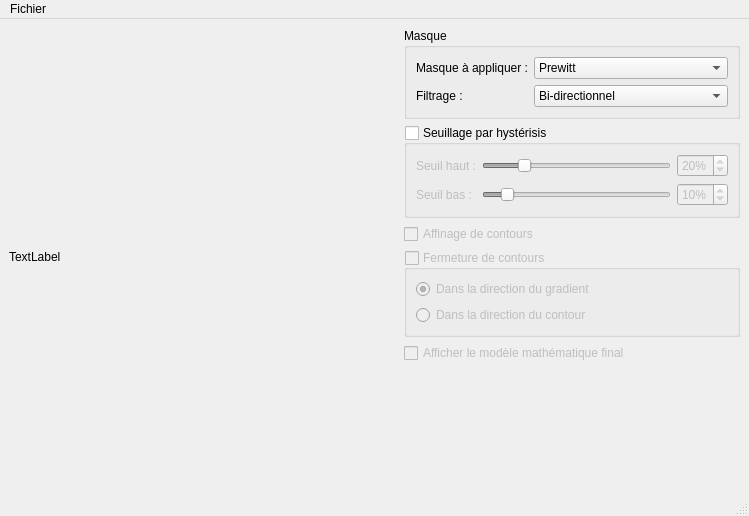
<?xml version="1.0" encoding="UTF-8"?>
<ui version="4.0">
 <class>InteractiveEdgeDetectionDialog</class>
 <widget class="QMainWindow" name="InteractiveEdgeDetectionDialog">
  <property name="geometry">
   <rect>
    <x>0</x>
    <y>0</y>
    <width>749</width>
    <height>516</height>
   </rect>
  </property>
  <property name="windowTitle">
   <string>MainWindow</string>
  </property>
  <widget class="QWidget" name="centralwidget">
   <layout class="QHBoxLayout" name="horizontalLayout">
    <item>
     <widget class="QLabel" name="pixmapLabel">
      <property name="text">
       <string>TextLabel</string>
      </property>
     </widget>
    </item>
    <item>
     <spacer name="horizontalSpacer">
      <property name="orientation">
       <enum>Qt::Horizontal</enum>
      </property>
      <property name="sizeHint" stdset="0">
       <size>
        <width>40</width>
        <height>20</height>
       </size>
      </property>
     </spacer>
    </item>
    <item>
     <layout class="QGridLayout" name="gridLayout_3">
      <property name="sizeConstraint">
       <enum>QLayout::SetMaximumSize</enum>
      </property>
      <item row="0" column="0">
       <widget class="QGroupBox" name="groupBox">
        <property name="sizePolicy">
         <sizepolicy hsizetype="Minimum" vsizetype="Preferred">
          <horstretch>0</horstretch>
          <verstretch>0</verstretch>
         </sizepolicy>
        </property>
        <property name="title">
         <string>Masque</string>
        </property>
        <layout class="QGridLayout" name="gridLayout">
         <item row="0" column="0">
          <layout class="QFormLayout" name="formLayout">
           <property name="sizeConstraint">
            <enum>QLayout::SetDefaultConstraint</enum>
           </property>
           <item row="0" column="0">
            <widget class="QLabel" name="maskTypeLabel">
             <property name="text">
              <string>Masque à appliquer :</string>
             </property>
            </widget>
           </item>
           <item row="0" column="1">
            <widget class="QComboBox" name="maskTypeComboBox">
             <item>
              <property name="text">
               <string>Prewitt</string>
              </property>
             </item>
             <item>
              <property name="text">
               <string>Sobel</string>
              </property>
             </item>
             <item>
              <property name="text">
               <string>Kirsch</string>
              </property>
             </item>
            </widget>
           </item>
           <item row="1" column="0">
            <widget class="QLabel" name="filteringTypeLabel">
             <property name="text">
              <string>Filtrage :</string>
             </property>
            </widget>
           </item>
           <item row="1" column="1">
            <widget class="QComboBox" name="filteringTypeComboBox">
             <item>
              <property name="text">
               <string>Bi-directionnel</string>
              </property>
             </item>
             <item>
              <property name="text">
               <string>Multi-directionnel</string>
              </property>
             </item>
            </widget>
           </item>
          </layout>
         </item>
        </layout>
       </widget>
      </item>
      <item row="2" column="0">
       <widget class="QGroupBox" name="hysteresisThresholdingGroupBox">
        <property name="enabled">
         <bool>true</bool>
        </property>
        <property name="sizePolicy">
         <sizepolicy hsizetype="Minimum" vsizetype="Preferred">
          <horstretch>0</horstretch>
          <verstretch>0</verstretch>
         </sizepolicy>
        </property>
        <property name="title">
         <string>Seuillage par hystérisis</string>
        </property>
        <property name="checkable">
         <bool>true</bool>
        </property>
        <property name="checked">
         <bool>false</bool>
        </property>
        <layout class="QGridLayout" name="gridLayout_2">
         <item row="0" column="1">
          <widget class="QSlider" name="highThresholdSlider">
           <property name="value">
            <number>20</number>
           </property>
           <property name="orientation">
            <enum>Qt::Horizontal</enum>
           </property>
           <property name="tickPosition">
            <enum>QSlider::NoTicks</enum>
           </property>
           <property name="tickInterval">
            <number>0</number>
           </property>
          </widget>
         </item>
         <item row="0" column="0">
          <widget class="QLabel" name="label">
           <property name="text">
            <string>Seuil haut :</string>
           </property>
          </widget>
         </item>
         <item row="0" column="2">
          <widget class="QSpinBox" name="highThresholdLineEdit">
           <property name="suffix">
            <string>%</string>
           </property>
           <property name="value">
            <number>20</number>
           </property>
          </widget>
         </item>
         <item row="1" column="0">
          <widget class="QLabel" name="label_2">
           <property name="text">
            <string>Seuil bas :</string>
           </property>
          </widget>
         </item>
         <item row="1" column="2">
          <widget class="QSpinBox" name="lowThresholdLineEdit">
           <property name="suffix">
            <string>%</string>
           </property>
           <property name="value">
            <number>10</number>
           </property>
          </widget>
         </item>
         <item row="1" column="1">
          <widget class="QSlider" name="lowThresholdSlider">
           <property name="value">
            <number>10</number>
           </property>
           <property name="orientation">
            <enum>Qt::Horizontal</enum>
           </property>
           <property name="tickPosition">
            <enum>QSlider::NoTicks</enum>
           </property>
           <property name="tickInterval">
            <number>0</number>
           </property>
          </widget>
         </item>
        </layout>
       </widget>
      </item>
      <item row="3" column="0">
       <widget class="QCheckBox" name="edgeRefiningCheckbox">
        <property name="enabled">
         <bool>false</bool>
        </property>
        <property name="text">
         <string>Affinage de contours</string>
        </property>
       </widget>
      </item>
      <item row="4" column="0">
       <widget class="QGroupBox" name="edgeClosureGroupBox">
        <property name="enabled">
         <bool>false</bool>
        </property>
        <property name="title">
         <string>Fermeture de contours</string>
        </property>
        <property name="checkable">
         <bool>true</bool>
        </property>
        <property name="checked">
         <bool>false</bool>
        </property>
        <layout class="QGridLayout" name="gridLayout_4">
         <item row="1" column="0">
          <widget class="QRadioButton" name="directionEdgeClosureRadioButton">
           <property name="text">
            <string>Dans la direction du contour</string>
           </property>
           <attribute name="buttonGroup">
            <string notr="true">edgeClosureTypeBoutonGroup</string>
           </attribute>
          </widget>
         </item>
         <item row="0" column="0">
          <widget class="QRadioButton" name="gradientEdgeClosureRadioButton">
           <property name="text">
            <string>Dans la direction du gradient</string>
           </property>
           <property name="checked">
            <bool>true</bool>
           </property>
           <attribute name="buttonGroup">
            <string notr="true">edgeClosureTypeBoutonGroup</string>
           </attribute>
          </widget>
         </item>
        </layout>
       </widget>
      </item>
      <item row="6" column="0">
       <spacer name="verticalSpacer">
        <property name="orientation">
         <enum>Qt::Vertical</enum>
        </property>
        <property name="sizeHint" stdset="0">
         <size>
          <width>20</width>
          <height>40</height>
         </size>
        </property>
       </spacer>
      </item>
      <item row="5" column="0">
       <widget class="QCheckBox" name="displayModelOnlyCheckBox">
        <property name="enabled">
         <bool>false</bool>
        </property>
        <property name="text">
         <string>Afficher le modèle mathématique final</string>
        </property>
       </widget>
      </item>
     </layout>
    </item>
   </layout>
  </widget>
  <widget class="QMenuBar" name="menubar">
   <property name="geometry">
    <rect>
     <x>0</x>
     <y>0</y>
     <width>749</width>
     <height>25</height>
    </rect>
   </property>
   <widget class="QMenu" name="menuFichier">
    <property name="title">
     <string>Fichier</string>
    </property>
    <addaction name="actionEnregistrer_sous"/>
   </widget>
   <addaction name="menuFichier"/>
  </widget>
  <widget class="QStatusBar" name="statusbar"/>
  <action name="actionEnregistrer_sous">
   <property name="text">
    <string>Enregistrer sous...</string>
   </property>
  </action>
 </widget>
 <resources/>
 <connections>
  <connection>
   <sender>highThresholdSlider</sender>
   <signal>valueChanged(int)</signal>
   <receiver>highThresholdLineEdit</receiver>
   <slot>setValue(int)</slot>
   <hints>
    <hint type="sourcelabel">
     <x>489</x>
     <y>178</y>
    </hint>
    <hint type="destinationlabel">
     <x>602</x>
     <y>178</y>
    </hint>
   </hints>
  </connection>
  <connection>
   <sender>highThresholdLineEdit</sender>
   <signal>valueChanged(int)</signal>
   <receiver>highThresholdSlider</receiver>
   <slot>setValue(int)</slot>
   <hints>
    <hint type="sourcelabel">
     <x>602</x>
     <y>178</y>
    </hint>
    <hint type="destinationlabel">
     <x>489</x>
     <y>178</y>
    </hint>
   </hints>
  </connection>
  <connection>
   <sender>lowThresholdSlider</sender>
   <signal>valueChanged(int)</signal>
   <receiver>lowThresholdLineEdit</receiver>
   <slot>setValue(int)</slot>
   <hints>
    <hint type="sourcelabel">
     <x>489</x>
     <y>213</y>
    </hint>
    <hint type="destinationlabel">
     <x>602</x>
     <y>213</y>
    </hint>
   </hints>
  </connection>
  <connection>
   <sender>lowThresholdLineEdit</sender>
   <signal>valueChanged(int)</signal>
   <receiver>lowThresholdSlider</receiver>
   <slot>setValue(int)</slot>
   <hints>
    <hint type="sourcelabel">
     <x>602</x>
     <y>213</y>
    </hint>
    <hint type="destinationlabel">
     <x>489</x>
     <y>213</y>
    </hint>
   </hints>
  </connection>
 </connections>
 <buttongroups>
  <buttongroup name="edgeClosureTypeBoutonGroup"/>
 </buttongroups>
</ui>
